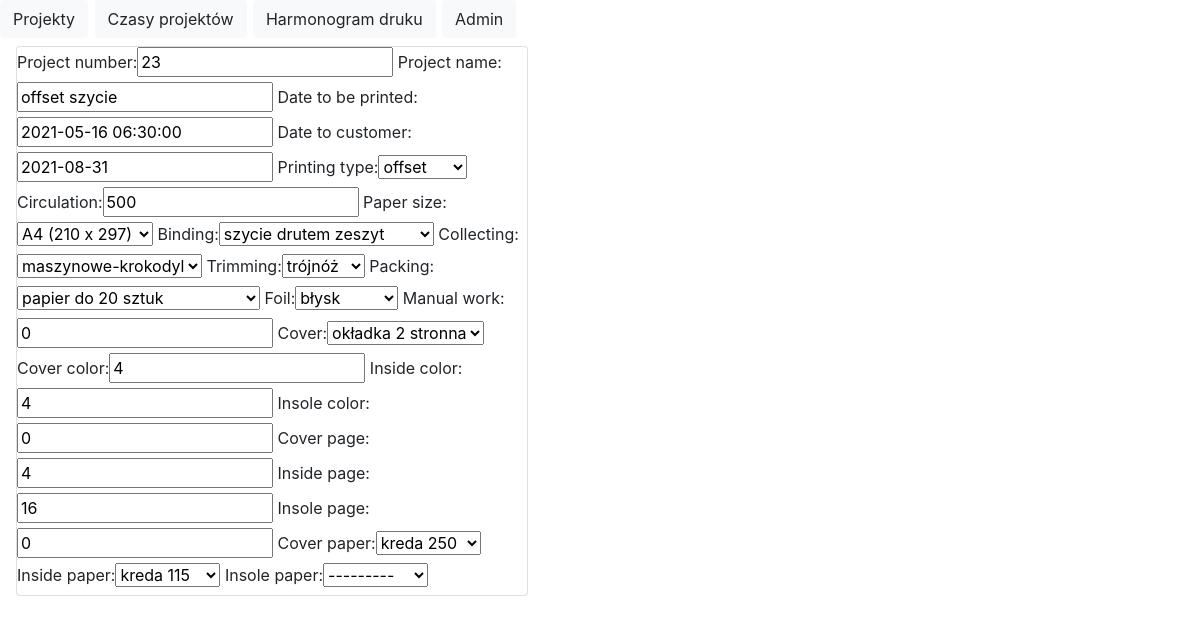
/projekt/4, run on the app's committed database.
### harmonogram/models.py (models this page shows, shortened)
class TechnicalData(models.Model):
    TRIMMING_TYPE = [(1, 'brak'), (2, 'trójnóż'), (3, 'gilotyna')]
    FOIL_TYPE = [(1, 'brak'), (2, 'mat'), (3, 'błysk'), (4, 'satyna'), (5, 'mat-2 str'), (6, 'błysk-2 str')]
    project_number = models.CharField(max_length=20)
    project_name = models.CharField(max_length=80)
    date_to_be_printed = models.DateTimeField()
    date_to_customer = models.DateField()
    printing_type = models.IntegerField(choices=[(1, 'cyfra'), (2, 'offset')])
    circulation = models.IntegerField()
    paper_size = models.CharField(max_length=20, choices=PAPER, default='A4')
    binding = models.IntegerField(choices=BINDING_TYPE, default=2)
    collecting = models.IntegerField(choices=COLLECTING_TYPE, default=1)
    trimming = models.IntegerField(choices=TRIMMING_TYPE, default=2)
    packing = models.IntegerField(choices=PACKING_TYPE, default=9)
    foil = models.IntegerField(choices=FOIL_TYPE, default=3)
    manual_work = models.IntegerField(default='1')
    cover = models.IntegerField(choices=[(1, 'okładka 1 stronna'), (2, 'okładka 2 stronna')])
    cover_color = models.IntegerField(default=4)
    inside_color = models.IntegerField(default=0)
    insole_color = models.IntegerField(default=0)
    cover_page = models.IntegerField(default=4)
    inside_page = models.IntegerField(default=0)
    insole_page = models.IntegerField(default=0)
    cover_paper = models.IntegerField(choices=PAPER_TYPE, default=7)
    inside_paper = models.IntegerField(choices=PAPER_TYPE, default=3, blank=True, null=True)
    insole_paper = models.IntegerField(choices=PAPER_TYPE, blank=True, null=True)

### harmonogram/views.py (the view)
# urls.py: path('projekt/<int:id>', one_project, name='project')
def one_project(request, id):
    project = get_object_or_404(TechnicalData, pk=id)
    form_project = TechnicalDataForm(request.POST or None, request.FILES or None, instance=project)
    return render(request, 'project_form.html', {'form_project': form_project})

### harmonogram/forms.py
class TechnicalDataForm(ModelForm):
    class Meta:
        model = TechnicalData
        fields = ['project_number', 'project_name', 'date_to_be_printed', 'date_to_customer', 'printing_type',
                  'circulation', 'paper_size', 'binding', 'collecting', 'trimming', 'packing', 'foil', 'manual_work',
                  'cover', 'cover_color', 'inside_color', 'insole_color', 'cover_page', 'inside_page', 'insole_page',
                  'cover_paper', 'inside_paper', 'insole_paper']

### templates/project_form.html (shortened to what this page needs)
<!DOCTYPE html>
<html lang="en">
{% extends "base.html" %}
{% load bootstrap %}
{% block content %}
    <div class="card" style="width: 32rem; float: left; margin-left: 1rem;">
            <form method="post" enctype="multipart/form-data">
                {{ form_project|bootstrap }}
            </form>
    </div>
{% endblock %}

### data on the page
TechnicalData: project_number "23", project_name "offset szycie", date_to_be_printed "2021-05-16 06:30:00", date_to_customer "2021-08-31", printing_type "offset", circulation "500", paper_size "A4 (210 x 297)", binding "szycie drutem zeszyt", collecting "maszynowe-krokodyl", trimming "trójnóż", packing "papier do 20 sztuk", foil "błysk", manual_work "0", cover "okładka 2 stronna", cover_color "4", inside_color "4", insole_color "0", cover_page "4", inside_page "16", insole_page "0", cover_paper "kreda 250", inside_paper "kreda 115", insole_paper "---------"
